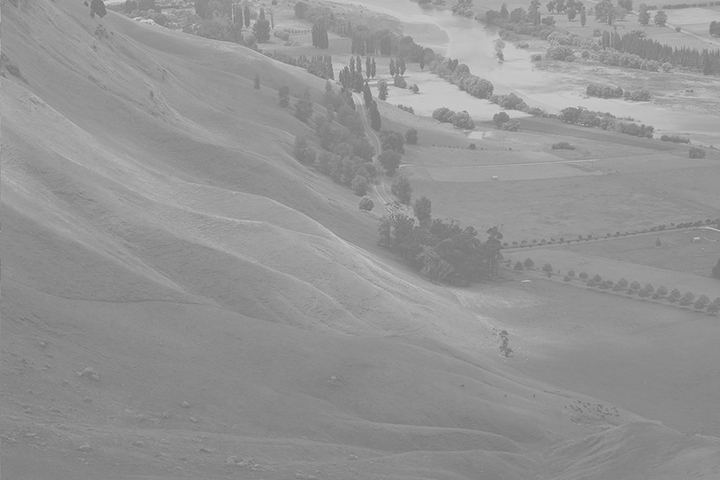
#> input picture images/Hawkes.jpg, 720 x 480 px
$ python 14_equalize.py
#> lines starting #> are read from the running program, lines starting #| are printed output that depends on the picture
import cv2
import matplotlib.pyplot as plt

img1 = cv2.imread('./images/Hawkes.jpg', cv2.IMREAD_GRAYSCALE)
#> img1 is the input picture: shape (480, 720); min 112, max 214, mean 148

# 히스토그램 평활화
# 이미지의 전체 밝기 분포를 고르게 퍼뜨려 명암 대비를 향상시키는 기법
dst1 = cv2.equalizeHist(img1)
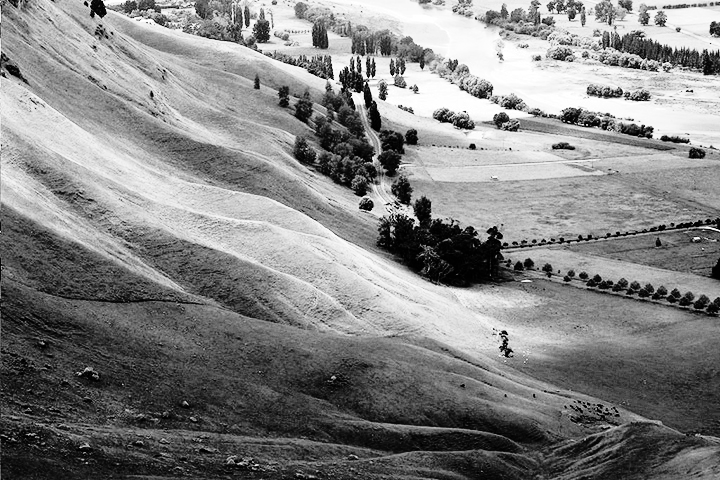
#> dst1: shape (480, 720); min 0, max 255, mean 130.5

img2 = cv2.imread('./images/field.bmp')
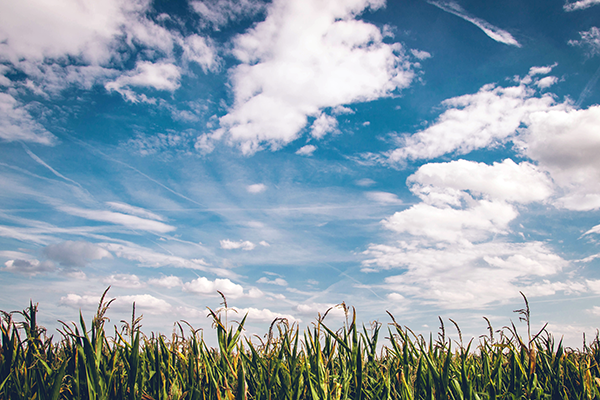
#> input picture images/field.bmp, 600 x 400 px
#> img2 is the input picture: shape (400, 600, 3); mean B, G, R 173.2, 160.3, 141.8

# YCrCb 색공간
# Y: 밝기(명도), Cr: 빨강 계열 색상 정보, Cb: 파랑 계열 색상 정보
dst2 = cv2.cvtColor(img2, cv2.COLOR_BGR2YCrCb)
#> dst2: shape (400, 600, 3); mean of channels 0, 1, 2 156.2, 117.7, 137.6

'''
ycrcb = cv2.split(dst2)
# print(type(ycrcb))  # <class 'tuple'>
ycrcb = list(ycrcb)
# # print(ycrcb)
ycrcb[0] = cv2.equalizeHist(ycrcb[0])   # Y(명도) 채널만 뽑아서
dst2 = cv2.merge(ycrcb)     # split 한거 다시 합쳐줌
'''

dst2[:, :, 0] = cv2.equalizeHist(dst2[:, :, 0])     # 위 주석 부분과 같은 역할
#> dst2: shape (400, 600, 3); mean of channels 0, 1, 2 128.1, 117.7, 137.6
dst2 = cv2.cvtColor(dst2, cv2.COLOR_YCrCb2BGR)
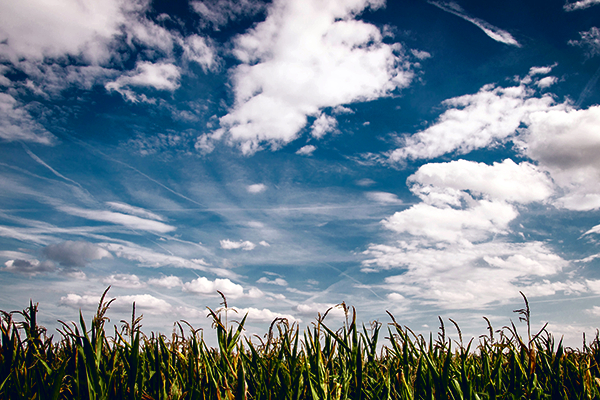
#> dst2: shape (400, 600, 3); mean B, G, R 145.3, 132.1, 115.1

# img1: 원본 이미지 또는 배열
# None: 출력 배열(None이면 새로 생성)
# 0: 정규화 후 최소값
# 255: 정규화 후 최대값
# cv2.NORM_MINMAX 정규화 방식
dst3 = cv2.normalize(img1, None, 0, 255, cv2.NORM_MINMAX)
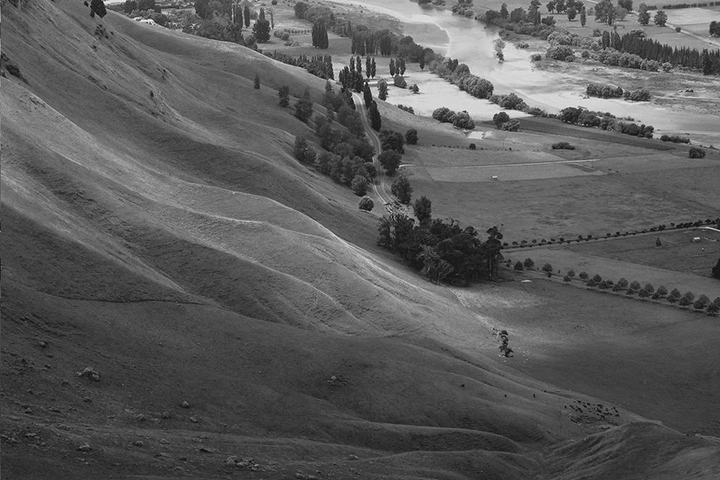
#> dst3: shape (480, 720); min 0, max 255, mean 90

hist1 = cv2.calcHist([img1], [0], None, [256], [0, 255])
#> hist1 = 256 values, max 13863 at index 138, min 0 at index 0, mean 1350
hist2 = cv2.calcHist([dst1], [0], None, [256], [0, 255])
#> hist2 = 256 values, max 13863 at index 73, min 0 at index 5, mean 1345.3
hist3 = cv2.calcHist([dst3], [0], None, [256], [0, 255])
#> hist3 = 256 values, max 13863 at index 65, min 0 at index 1, mean 1350

hists = {'hist1': hist1, 'hist2': hist2, 'hist3': hist3}

cv2.imshow('img1', img1)
cv2.imshow('dst1', dst1)

cv2.imshow('img2', img2)
cv2.imshow('dst2', dst2)

cv2.imshow('dst3', dst3)

plt.figure(figsize=(12, 8))
for i, (k, v) in enumerate(hists.items()):
    plt.subplot(1, 3, i+1)
    plt.title(k)
    plt.plot(v)
#> this loop made 3 passes
#> k on passes 1 to 3: 'hist1', 'hist2', 'hist3'
plt.show()
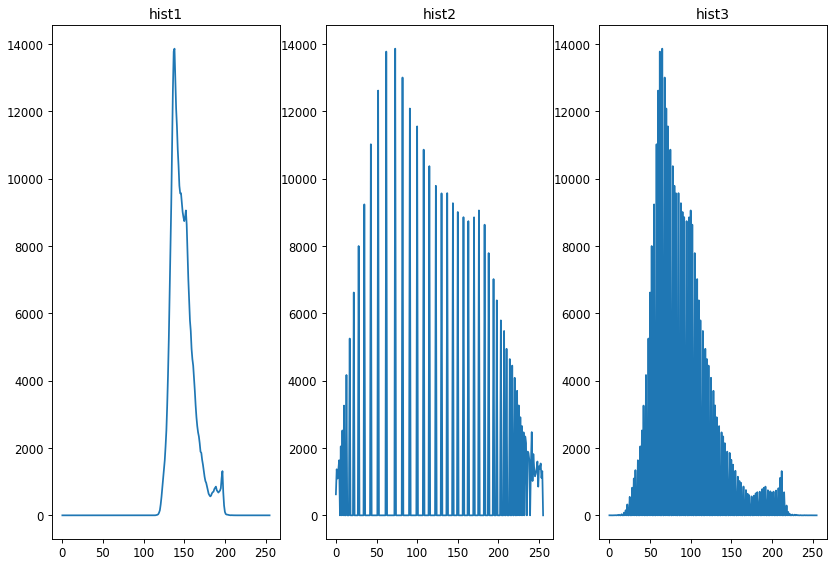
#> figure drawn by matplotlib, 3 panels; panel 1: curve peaks at x = 138, y = 13863; panel 2: curve peaks at x = 73, y = 13863; panel 3: curve peaks at x = 65, y = 13863

cv2.waitKey()
